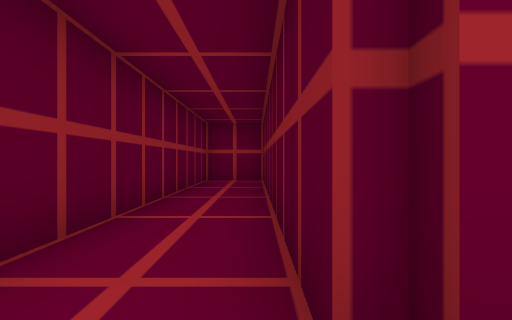
View 1 (above)

22 first-person views from a walk through a level from a Godot 3-D game. The camera is 1.4 m above the floor, looks level and sees 80° across. The floor is counted in squares, 2 m on a side. Each view is taken from the middle of a square. On the plan, view 1 faces up. The plan holds only what a view shows up to about 10 squares ahead; the rest is blank. The place goes on beyond the plan. Some surface patterns are stand-ins.

View 2
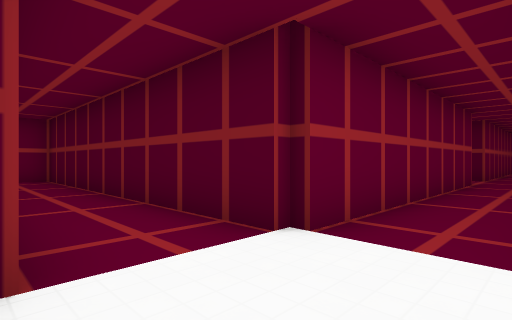

View 3
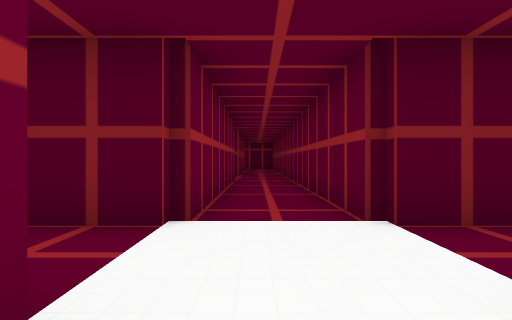

View 4
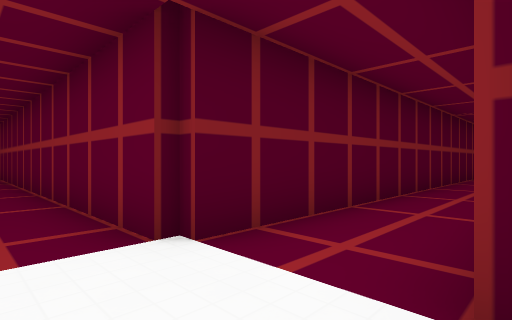

View 5
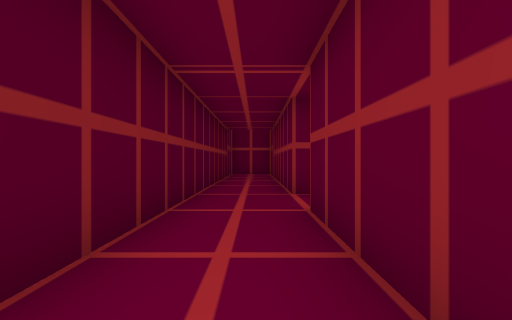

View 6
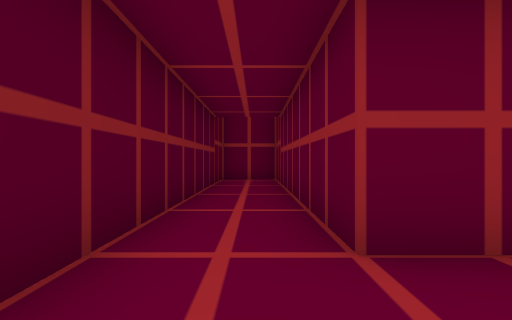

View 7
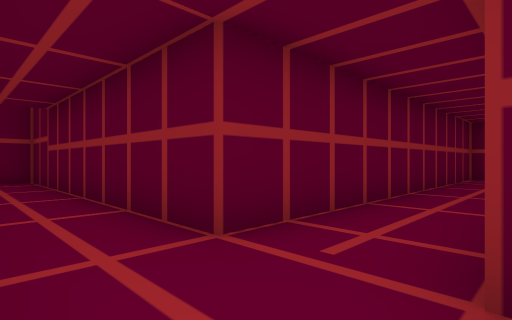

View 8
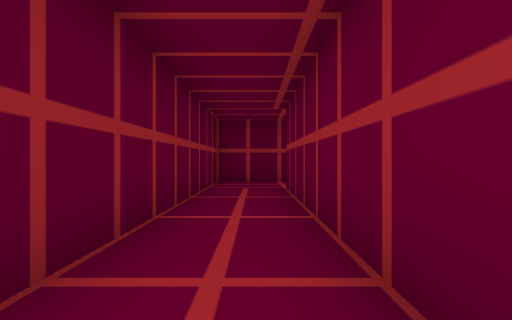

View 9
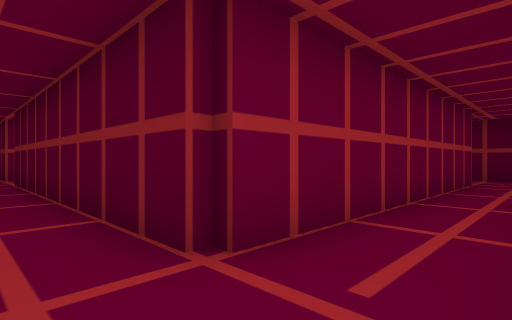

View 10
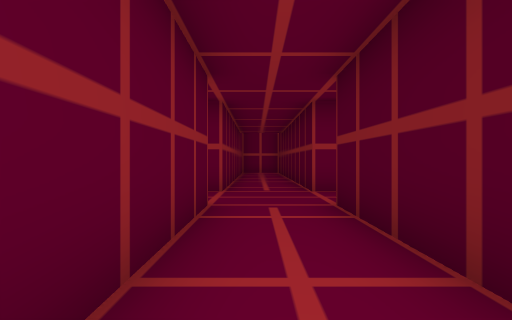

View 11
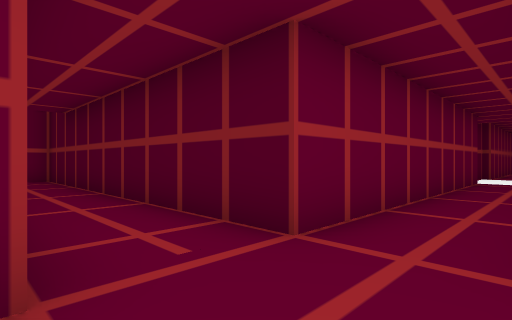

View 12
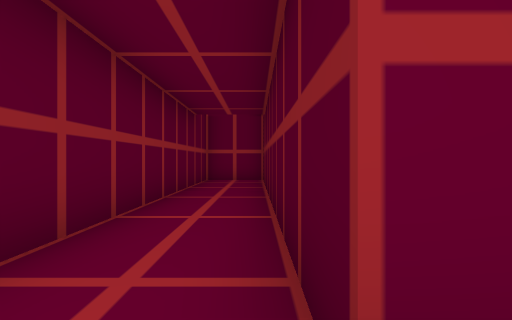

View 13
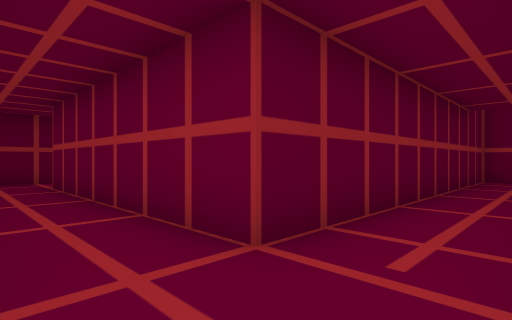

View 14
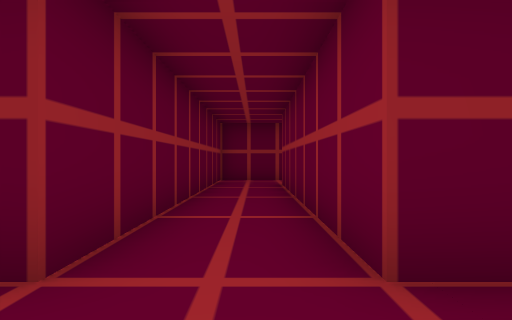

View 15
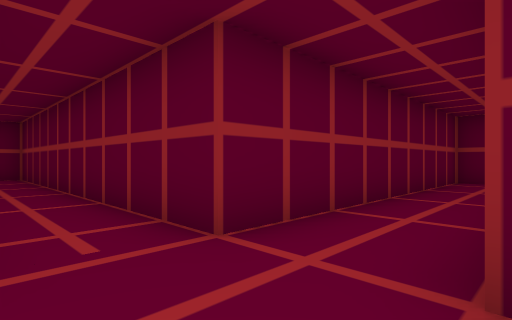

View 16
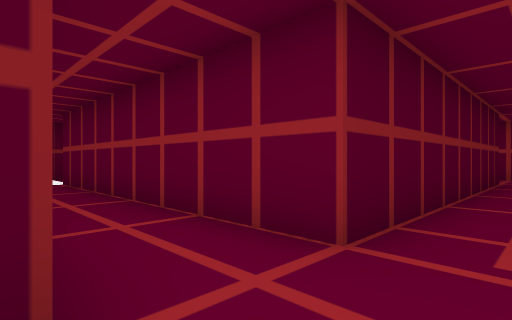

View 17
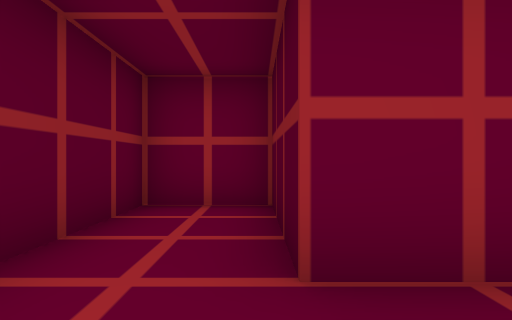

View 18
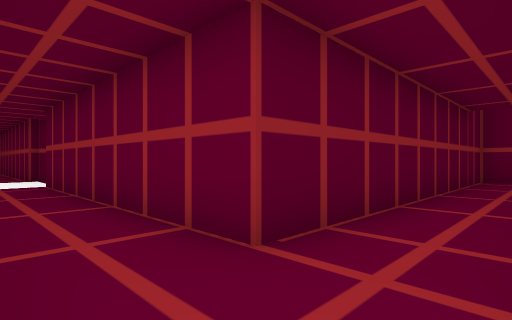

View 19
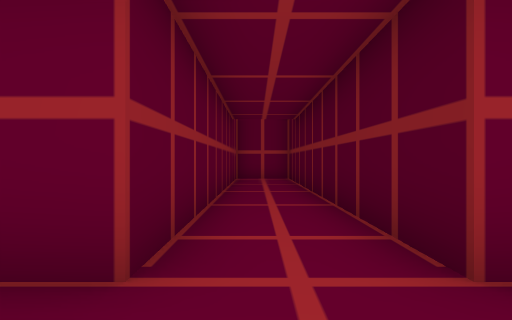

View 20
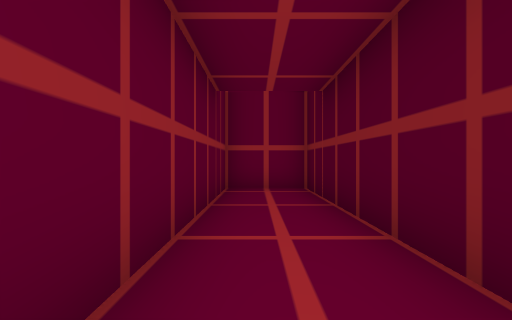

View 21
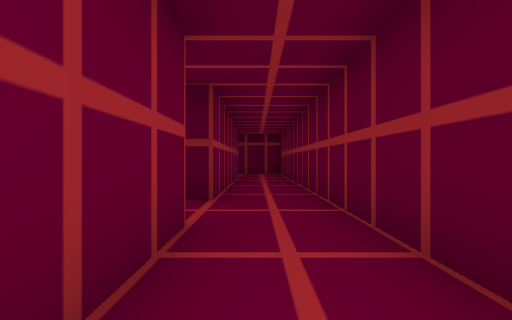

View 22
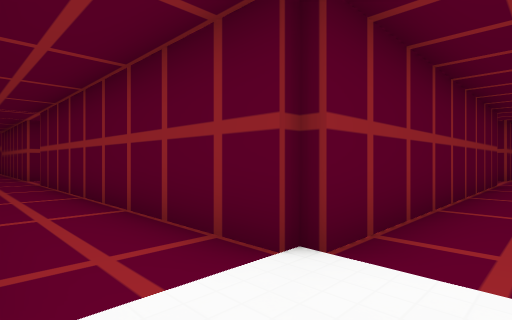

### Floor plan
Points are (right, up) in squares from view 1. A wall is a line through its corners. A room is listed if a view was taken in it or the views show most of it. See-through windows are left out.
Room 1 (views 1, 2, 3, 4, 5, 6, 7, 8, 9, 10, 11, 12, 13, 14, 15, 16, 17, 18, 19, 20, 21, 22)
walls: (-1.8, -1.3) (-1.8, -10.2) (-10.7, -10.2) (-10.7, -1.3) (-1.8, -1.3); (-2, 0.7) (-10.7, 0.7) (-10.7, 10.7) (-12.7, 10.7) (-12.7, 0.7) (-19.7, 0.7) (-19.7, 3.8) (-21.7, 3.8) (-21.7, -1.3) (-12.7, -1.3) (-12.7, -12.2) (-1.8, -12.2) (-1.8, -21.2) (-0.9, -21.2); (0.5, -1.3) (12.5, -1.3); (0.2, 1) (0.2, 10.7) (-0.6, 10.7); (-1.8, 10) (-1.8, 1); (12.5, 0.7) (10.3, 0.7) (10.3, 10.5) (8.3, 10.5) (8.3, 0.7) (0.5, 0.7); (0.2, -19.9) (0.2, -1.5)

Where each view was taken, in squares from view 1:
view 1: 0 up, 0 right, facing up
view 2: 1 down, 2 left, facing up-right
view 3: 0 up, 3 left, facing right
view 4: 0 up, 2 left, facing down-right
view 5: 6 down, 1 left, facing down
view 6: 10 down, 1 left, facing down
view 7: 10 down, 0 right, facing down-left
view 8: 11 down, 3 left, facing left
view 9: 12 down, 12 left, facing up-right
view 10: 6 down, 12 left, facing up
view 11: 1 down, 13 left, facing up-right
view 12: 0 up, 11 left, facing up
view 13: 1 down, 11 left, facing up-left
view 14: 0 up, 11 left, facing left
view 15: 1 up, 11 left, facing down-left
view 16: 1 up, 12 left, facing down-right
view 17: 1 down, 20 left, facing up
view 18: 1 down, 10 right, facing up-left
view 19: 1 down, 9 right, facing up
view 20: 3 up, 9 right, facing up
view 21: 0 up, 5 right, facing right
view 22: 0 up, 0 right, facing down-left
